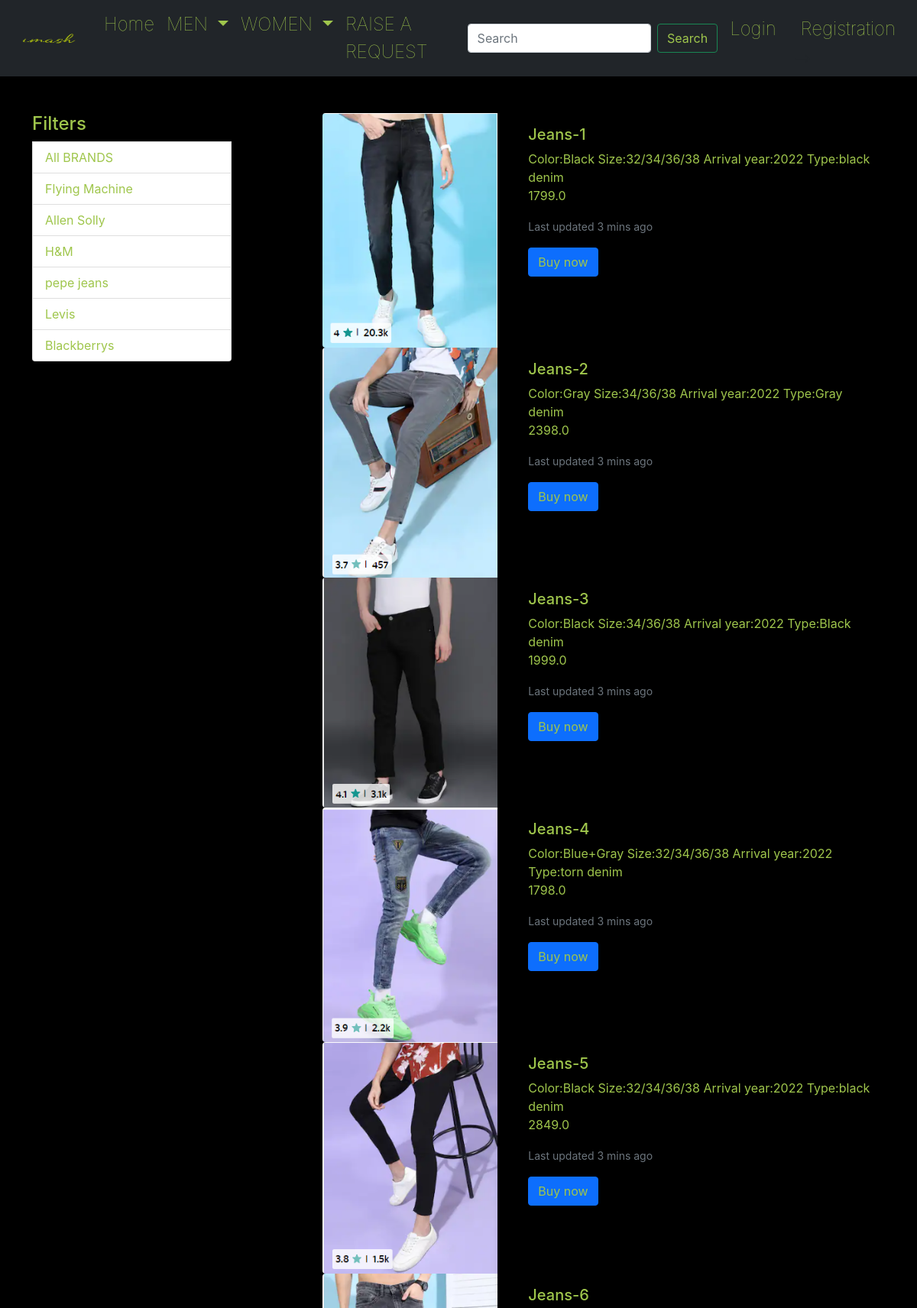
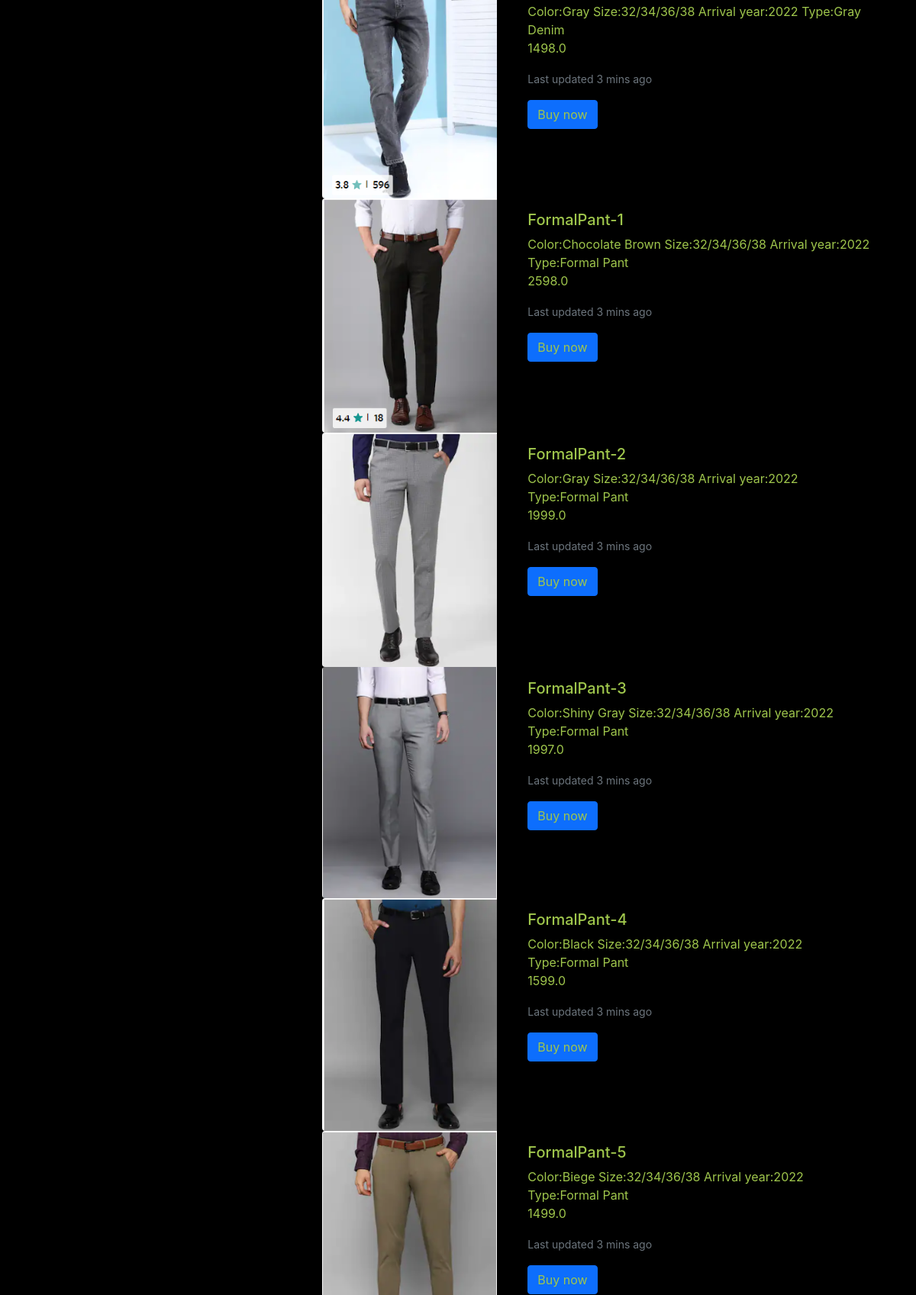
Screenshot of /men-bottomwear (upper part) with the database file from the repository (2 pictures, top to bottom).
### app/models.py (models this page shows, shortened)
class Product(models.Model):
    title=models.CharField(max_length=100)
    selling_price=models.FloatField()
    discounted_price=models.FloatField()
    description=models.TextField()
    brand=models.CharField(max_length=100)
    category=models.CharField(choices=CATEGORY_CHOICES,max_length=2)
    product_image=models.ImageField(upload_to='productimg')
    colour =models.CharField(max_length=100,default=' ')
    fabric = models.CharField(max_length=100,default=' ')
    sizes = models.CharField(max_length=100,default=' ')
    feedback = models.CharField(max_length=100,default=' ')

### app/views.py (the view)
# urls.py: path('men-bottomwear', views.men_bottom, name='men_bottom'),
def men_bottom(request,data=None):
    if data == None:
        mb = Product.objects.filter(category='MB')
    else:
        mb = Product.objects.filter(category='MB').filter(brand=data)
    return render(request, 'app/men_bottom.html',{'mb':mb})

### app/templates/app/men_bottom.html
{% extends 'app/base.html' %} {% load static %} {% block title %}Buy Now{% endblock title %} {% block main-content %}
<div class="container my-5">
    <div class="row">
        <div class="col-sm-3">
            <div class="list-group">
                <h4 style="color:rgb(159, 198, 76)">Filters</h4>
                <a style="color:rgb(159, 198, 76)" href="{% url 'men_bottom' %}" class="list-group-item list-group-item-action" aria-current="true">All BRANDS</a>
                <a style="color:rgb(159, 198, 76)" href="{% url 'men_bottom' 'Flying Machine' %}" class="list-group-item list-group-item-action" aria-current="true">Flying Machine</a>
                <a style="color:rgb(159, 198, 76)" href="{% url 'men_bottom' 'Allen Solly' %}" class="list-group-item list-group-item-action" aria-current="true">Allen Solly</a>
                <a style="color:rgb(159, 198, 76)" href="{% url 'men_bottom' 'H&M' %}" class="list-group-item list-group-item-action " aria-current="true">H&M</a>
                <a style="color:rgb(159, 198, 76)" href="{% url 'men_bottom' 'pepe jeans' %}" class="list-group-item list-group-item-action " aria-current="true">pepe jeans</a>
                <a style="color:rgb(159, 198, 76)" href="{% url 'men_bottom' 'Levis' %}" class="list-group-item list-group-item-action " aria-current="true">Levis</a>
                <a style="color:rgb(159, 198, 76)" href="{% url 'men_bottom' 'Blackberrys' %}" class="list-group-item list-group-item-action " aria-current="true">Blackberrys</a>
            </div>
        </div>
        <div class="col-sm-8 offset-sm-1">
            <div class="row">
                {% for product in mb %}
                <div class="col-md-4">
                    <img src="{{product.product_image.url}}" class="img-fluid rounded-start" alt="...">
                </div>
                <div class="col-md-8">
                    <div class="card-body">
                        <h5 class="card-title" style="color:rgb(159, 198, 76)">{{product.title}}</h5>
                        <p class="card-text" style="color:rgb(159, 198, 76)">{{product.description}}<br>{{product.discounted_price}}</p>
                        <p class="card-text" style="color:rgb(159, 198, 76)"><small class="text-muted" style="color:rgb(159, 198, 76)">Last updated 3 mins ago</small></p>
                        <a href="{% url 'product-detail' product.id %}" class="btn btn-primary" style="color:rgb(159, 198, 76)">Buy now</a>
                    </div>
                </div>
                {% endfor %}
            </div>
        </div>
    </div>
</div>
{% endblock main-content %}

### app/static/app/css/style1.css (style rules this page uses)
body { margin: 0px; font-family: -apple-system, BlinkMacSystemFont, 'Segoe UI', Roboto, Oxygen, Ubuntu, Cantarell, 'Open Sans', 'Helvetica Neue', sans-serif; }

### app/static/app/css/register.css (style rules this page uses)
body { margin: 0px; font-family: -apple-system, BlinkMacSystemFont, 'Segoe UI', Roboto, Oxygen, Ubuntu, Cantarell, 'Open Sans', 'Helvetica Neue', sans-serif; }

### rows the page displays
Product: product_image (picture), title "Jeans-1", description "Color:Black Size:32/34/36/38 Arrival year:2022 Type:black denim", discounted_price "1799.0"
Product: product_image (picture), title "Jeans-2", description "Color:Gray Size:34/36/38 Arrival year:2022 Type:Gray denim", discounted_price "2398.0"
Product: product_image (picture), title "Jeans-3", description "Color:Black Size:34/36/38 Arrival year:2022 Type:Black denim", discounted_price "1999.0"
Product: product_image (picture), title "Jeans-4", description "Color:Blue+Gray Size:32/34/36/38 Arrival year:2022 Type:torn denim", discounted_price "1798.0"
Product: product_image (picture), title "Jeans-5", description "Color:Black Size:32/34/36/38 Arrival year:2022 Type:black denim", discounted_price "2849.0"
Product: product_image (picture), title "Jeans-6", description "Color:Gray Size:32/34/36/38 Arrival year:2022 Type:Gray Denim", discounted_price "1498.0"
Product: product_image (picture), title "FormalPant-1", description "Color:Chocolate Brown Size:32/34/36/38 Arrival year:2022 Type:Formal Pant", discounted_price "2598.0"
Product: product_image (picture), title "FormalPant-2", description "Color:Gray Size:32/34/36/38 Arrival year:2022 Type:Formal Pant", discounted_price "1999.0"
Product: product_image (picture), title "FormalPant-3", description "Color:Shiny Gray Size:32/34/36/38 Arrival year:2022 Type:Formal Pant", discounted_price "1997.0"
Product: product_image (picture), title "FormalPant-4", description "Color:Black Size:32/34/36/38 Arrival year:2022 Type:Formal Pant", discounted_price "1599.0"
Product: product_image (picture), title "FormalPant-5", description "Color:Biege Size:32/34/36/38 Arrival year:2022 Type:Formal Pant", discounted_price "1499.0"
